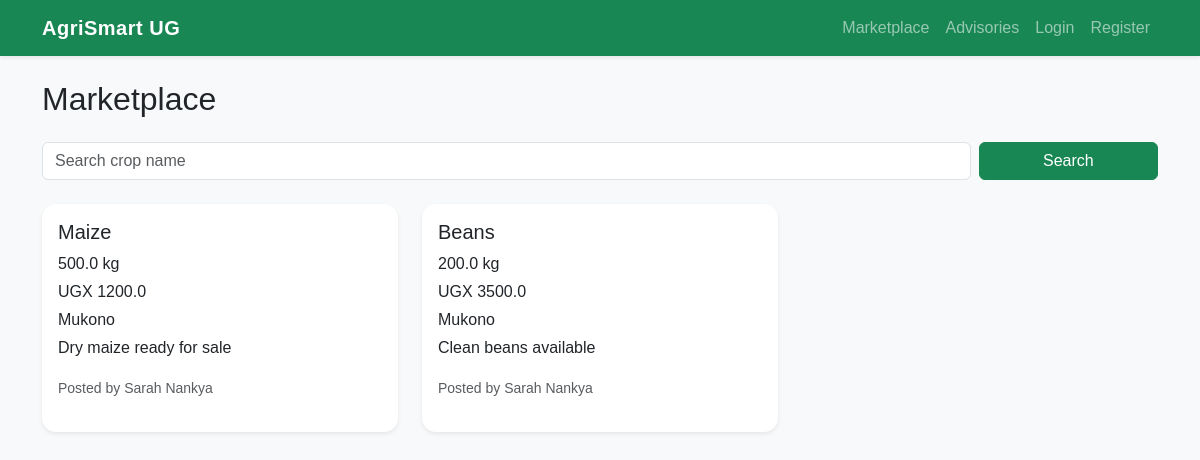
The app's page /marketplace/ with its own data.
### app/models.py (models this page shows, shortened)
class ProduceListing(db.Model):
    id = db.Column(db.Integer, primary_key=True)
    farmer_id = db.Column(db.Integer, db.ForeignKey("user.id"), nullable=False)
    crop_name = db.Column(db.String(100), nullable=False)
    quantity = db.Column(db.Float, nullable=False)
    unit = db.Column(db.String(30), nullable=False)
    price = db.Column(db.Float, nullable=False)
    location = db.Column(db.String(120), nullable=False)
    harvest_date = db.Column(db.String(50))
    description = db.Column(db.Text)
    status = db.Column(db.String(30), default="available")
    created_at = db.Column(db.DateTime, default=datetime.utcnow)

class User(UserMixin, db.Model):
    id = db.Column(db.Integer, primary_key=True)
    full_name = db.Column(db.String(120), nullable=False)
    email = db.Column(db.String(120), unique=True, nullable=False)
    phone = db.Column(db.String(30))
    password_hash = db.Column(db.String(255), nullable=False)
    role = db.Column(db.String(30), default="farmer")
    district = db.Column(db.String(100))
    created_at = db.Column(db.DateTime, default=datetime.utcnow)
    farmer_profile = db.relationship("FarmerProfile", backref="user", uselist=False, cascade="all, delete-orphan")
    crop_reports = db.relationship("CropReport", backref="farmer", lazy=True, cascade="all, delete-orphan")
    produce_listings = db.relationship("ProduceListing", backref="farmer", lazy=True, cascade="all, delete-orphan")
    farm_activities = db.relationship("FarmActivity", backref="farmer", lazy=True, cascade="all, delete-orphan")
    notifications = db.relationship("Notification", backref="user", lazy=True, cascade="all, delete-orphan")

### app/routes/marketplace.py (the view)
@marketplace_bp.route("/")
def listings():
    q = request.args.get("q", "").strip()
    if q:
        listings = ProduceListing.query.filter(
            ProduceListing.crop_name.ilike(f"%{q}%")
        ).order_by(ProduceListing.created_at.desc()).all()
    else:
        listings = ProduceListing.query.order_by(ProduceListing.created_at.desc()).all()
    return render_template("marketplace/listings.html", listings=listings, q=q)

### app/templates/marketplace/listings.html (shortened to what this page needs)
{% extends "base.html" %}
{% block content %}
<h2 class="mb-4">Marketplace</h2>
<form method="GET" class="row g-2 mb-4">
    <div class="col-md-10">
        <input type="text" name="q" value="{{ q }}" placeholder="Search crop name" class="form-control">
    </div>
    <div class="col-md-2">
        <button type="submit" class="btn btn-success w-100">Search</button>
    </div>
</form>
<div class="row">
    {% for listing in listings %}
    <div class="col-md-6 col-lg-4 mb-4">
        <div class="card shadow-sm h-100">
            <div class="card-body">
                <h5>{{ listing.crop_name }}</h5>
                <p class="mb-1">{{ listing.quantity }} {{ listing.unit }}</p>
                <p class="mb-1">UGX {{ listing.price }}</p>
                <p class="mb-1">{{ listing.location }}</p>
                <p>{{ listing.description }}</p>
                <small class="text-muted">Posted by {{ listing.farmer.full_name }}</small>
            </div>
        </div>
    </div>
    {% else %}
    <p>No listings found.</p>
    {% endfor %}
</div>
{% endblock %}

### app/static/css/style.css (style rules this page uses)
body { font-family: Arial, sans-serif; }
.card { border: none; border-radius: 14px; }

### records on screen
ProduceListing: crop_name "Maize", quantity "500.0", unit "kg", price "1200.0", location "Mukono", description "Dry maize ready for sale", farmer.full_name "Sarah Nankya"
ProduceListing: crop_name "Beans", quantity "200.0", unit "kg", price "3500.0", location "Mukono", description "Clean beans available", farmer.full_name "Sarah Nankya"
